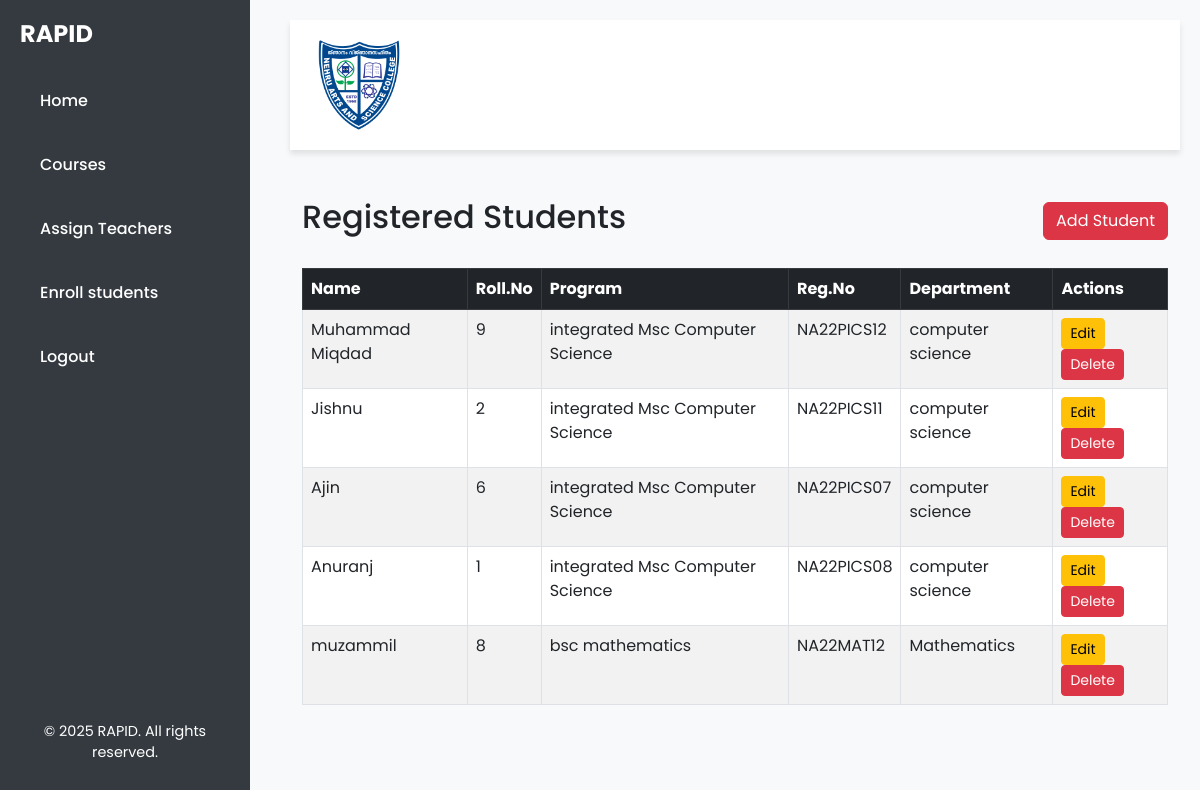
The page /student-list/ (signed in) on the database its author committed.
### rapid/models.py (models this page shows, shortened)
class Student(models.Model):
    student_id = models.AutoField(primary_key=True)
    student_name = models.CharField(max_length=100)
    student_register_number = models.CharField(max_length=20, unique=True)
    student_admission_number = models.CharField(max_length=20, unique=True)
    student_roll_number = models.CharField(max_length=20, unique=True)
    gender = models.CharField(max_length=10, choices=[('Male', 'Male'), ('Female', 'Female'), ('Other', 'Other')])
    program_id = models.ForeignKey(Program, on_delete=models.CASCADE)
    department_id = models.ForeignKey(Department, on_delete=models.CASCADE, null=True, blank=True)

class Program(models.Model):
    program_id = models.AutoField(primary_key=True)
    program_name = models.CharField(max_length=100, unique=True)
    department_id = models.ForeignKey(Department, on_delete=models.CASCADE)
    def __str__(self):
        return self.program_name

class Department(models.Model):
    department_id=models.AutoField(primary_key=True)
    department_name=models.CharField(max_length=100)
    def __str__(self):
        return self.department_name

### rapid/views.py (the view)
# urls.py: path('student-list/', views.student_list, name='student_list'),
@login_required
def student_list(request):
    students = Student.objects.all()  # Fetch all students from the database
    return render(request, 'rapid/student_list.html', {'students': students})

### rapid/templates/rapid/student_list.html (shortened to what this page needs)
{% extends "base.html" %}
{% block content %}
<div class="container mt-5">
    <div class="d-flex justify-content-between align-items-center mb-4">
        <h2>Registered Students</h2>
        <a href="/create-student/" class="btn btn-danger">Add Student</a>
    </div>
    <div class="table-responsive">
        <table class="table table-bordered table-striped">
            <thead class="table-dark">
                <tr>
                    <th>Name</th>
                    <th>Roll.No</th>
                    <th>Program</th>
                    <th>Reg.No</th>
                    <th>Department</th>
                    <th>Actions</th>
                </tr>
            </thead>
            <tbody>
                {% for student in students %}
                <tr>
                    <td>{{ student.student_name }}</td>
                    <td>{{ student.student_roll_number }}</td>
                    <td>{{ student.program_id }}</td>
                    <td>{{ student.student_register_number }}</td>
                    <td>{{ student.department_id }}</td>
                    <td>
                        <a href="{% url 'edit_student' student.pk %}" class="btn btn-warning btn-sm">Edit</a>
                        <a href="{% url 'delete_student' student.student_id %}" onclick="return confirm('Are you sure you want to delete this program?');" class="btn btn-danger btn-sm">Delete</a>
                    </td>
                </tr>
                {% empty %}
                <tr>
                    <td colspan="4">No students available.</td>
                </tr>
                {% endfor %}
            </tbody>
        </table>
    </div>
</div>
{% endblock %}

### rapid/templates/base.html (style rules this page uses)
body { background-color: #f8f9fa; font-family: 'Poppins', sans-serif; display: flex; margin: 0; padding: 0; }

### rows shown on the page
Student: student_name "Muhammad Miqdad", student_roll_number "9", program_id "integrated Msc Computer Science", student_register_number "NA22PICS12", department_id "computer science"
Student: student_name "Jishnu", student_roll_number "2", program_id "integrated Msc Computer Science", student_register_number "NA22PICS11", department_id "computer science"
Student: student_name "Ajin", student_roll_number "6", program_id "integrated Msc Computer Science", student_register_number "NA22PICS07", department_id "computer science"
Student: student_name "Anuranj", student_roll_number "1", program_id "integrated Msc Computer Science", student_register_number "NA22PICS08", department_id "computer science"
Student: student_name "muzammil", student_roll_number "8", program_id "bsc mathematics", student_register_number "NA22MAT12", department_id "Mathematics"
